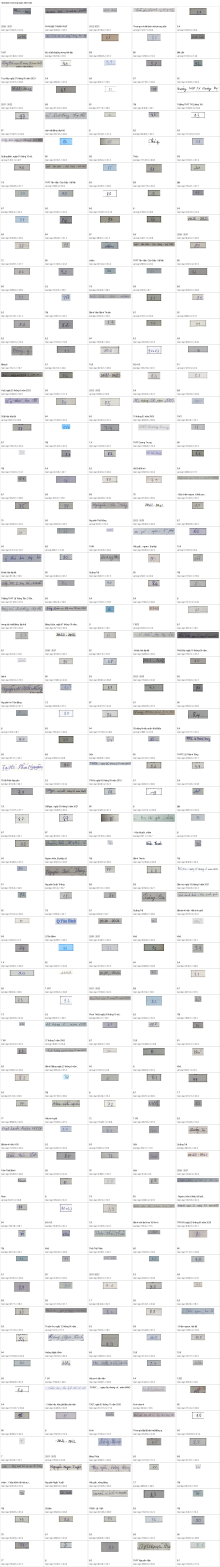
#> input picture quality_audit/contact_sheet_random_300.jpg, 1100 x 7834 px (shown at 1/5 size)
$ python -i audit_cell_quality.py   (imports and definitions only)   (older library calls are emulated)
#> lines starting #> are read from the running program, lines starting #| are printed output that depends on the picture
#!/usr/bin/env python3
from __future__ import annotations

import argparse
import csv
import json
import math
import random
import shutil
from collections import Counter
from pathlib import Path
from typing import Any, Dict, List, Sequence, Tuple

import cv2
import numpy as np
from PIL import Image, ImageDraw, ImageFont, ImageOps


PROJECT_ROOT = Path(__file__).resolve().parent


# [85 lines left out: functions parse_args, read_annotation, load_rows, percentile, not called in this run]


def tenengrad(gray: np.ndarray) -> float:
    sobel_x = cv2.Sobel(gray, cv2.CV_64F, 1, 0, ksize=3)
    sobel_y = cv2.Sobel(gray, cv2.CV_64F, 0, 1, ksize=3)
    return float(np.mean(sobel_x * sobel_x + sobel_y * sobel_y))


def image_metrics(path: Path) -> Dict[str, Any]:
    image = ImageOps.exif_transpose(Image.open(path)).convert("RGB")
#> image is the input picture: PIL image 1100x7834 RGB; mean R, G, B 243.4, 243.5, 243.5
    arr = np.asarray(image)
    gray = cv2.cvtColor(arr, cv2.COLOR_RGB2GRAY)
    h, w = gray.shape[:2]
#> h = 7834; w = 1100

    lap_var = float(cv2.Laplacian(gray, cv2.CV_64F).var())
#> lap_var = 2970.2
    gaussian = cv2.GaussianBlur(gray, (3, 3), 0)
    lap_var_after_gaussian = float(cv2.Laplacian(gaussian, cv2.CV_64F).var())
#> lap_var_after_gaussian = 183.6
    contrast = float(gray.std())
#> contrast = 32.74
    brightness = float(gray.mean())
#> brightness = 243.5

    return {
        "width": w,
        "height": h,
        "aspect": float(w / h) if h else 0.0,
        "brightness": brightness,
        "contrast": contrast,
        "laplacian_var": lap_var,
        "laplacian_var_after_gaussian": lap_var_after_gaussian,
        "tenengrad": tenengrad(gray),
    }
#> in tenengrad, `sobel_x = cv2.Sobel(gray, cv2.CV_64F, 1, 0, ksize=3)`:
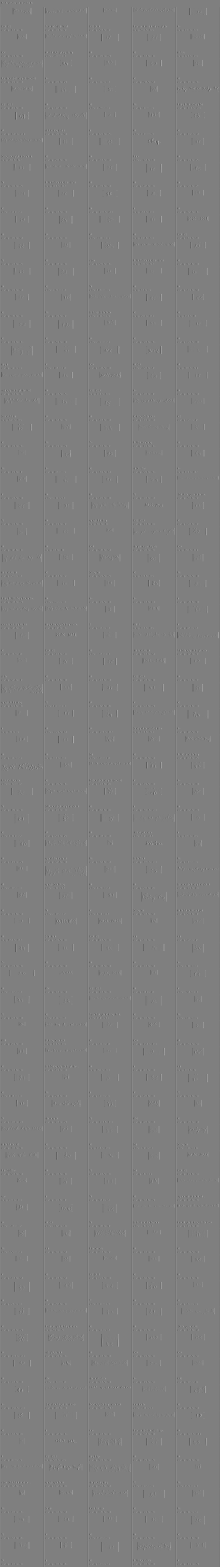
#> sobel_x: shape (7834, 1100) float64 (shown at 1/5 size); min -997, max 998, mean 0; drawn with min black and max white


# [166 lines left out: functions prepare_output, reasons_for, shrink_to_box, create_contact_sheet, write_csv, main, not called in this run]


# [2 lines not run here, left out]

>>> result = image_metrics('quality_audit/contact_sheet_random_300.jpg')
#> result = {'width': 1100, 'height': 7834, 'aspect': 0.14, 'brightness': 243.5, 'contrast': 32.74, 'laplacian_var': 2970.2, 'laplacian_var_after_gaussian': 183.6, 'tenengrad': 14123.9}
